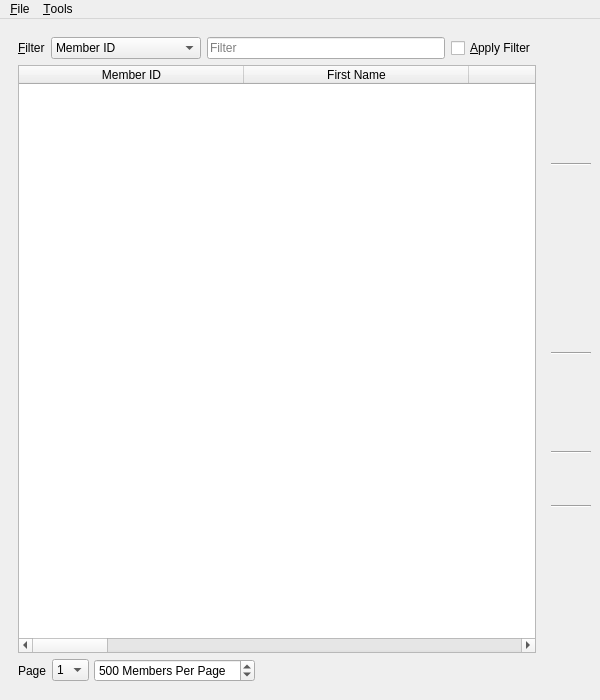
<?xml version="1.0" encoding="UTF-8"?>
<ui version="4.0">
 <class>membersBrowser</class>
 <widget class="QMainWindow" name="membersBrowser">
  <property name="geometry">
   <rect>
    <x>0</x>
    <y>0</y>
    <width>600</width>
    <height>700</height>
   </rect>
  </property>
  <property name="windowTitle">
   <string>BiblioteQ: Members Browser</string>
  </property>
  <property name="windowIcon">
   <iconset resource="../Icons/icons.qrc">
    <normaloff>:/book.png</normaloff>:/book.png</iconset>
  </property>
  <widget class="QWidget" name="centralwidget">
   <layout class="QHBoxLayout">
    <item>
     <widget class="QFrame" name="frame">
      <layout class="QVBoxLayout">
       <item>
        <layout class="QHBoxLayout">
         <item>
          <widget class="QLabel" name="label">
           <property name="text">
            <string>&amp;Filter</string>
           </property>
           <property name="buddy">
            <cstring>filtertype</cstring>
           </property>
          </widget>
         </item>
         <item>
          <widget class="QComboBox" name="filtertype">
           <property name="sizeAdjustPolicy">
            <enum>QComboBox::AdjustToContents</enum>
           </property>
           <property name="minimumContentsLength">
            <number>15</number>
           </property>
           <item>
            <property name="text">
             <string>Member ID</string>
            </property>
           </item>
           <item>
            <property name="text">
             <string>Last Name</string>
            </property>
           </item>
          </widget>
         </item>
         <item>
          <widget class="QLineEdit" name="filter">
           <property name="maxLength">
            <number>128</number>
           </property>
           <property name="placeholderText">
            <string>Filter</string>
           </property>
          </widget>
         </item>
         <item>
          <widget class="QCheckBox" name="filterBox">
           <property name="sizePolicy">
            <sizepolicy hsizetype="Minimum" vsizetype="Preferred">
             <horstretch>0</horstretch>
             <verstretch>0</verstretch>
            </sizepolicy>
           </property>
           <property name="toolTip">
            <string/>
           </property>
           <property name="text">
            <string>&amp;Apply Filter</string>
           </property>
          </widget>
         </item>
        </layout>
       </item>
       <item>
        <widget class="QTableWidget" name="table">
         <property name="focusPolicy">
          <enum>Qt::StrongFocus</enum>
         </property>
         <property name="alternatingRowColors">
          <bool>true</bool>
         </property>
         <property name="selectionMode">
          <enum>QAbstractItemView::ExtendedSelection</enum>
         </property>
         <property name="selectionBehavior">
          <enum>QAbstractItemView::SelectRows</enum>
         </property>
         <property name="verticalScrollMode">
          <enum>QAbstractItemView::ScrollPerPixel</enum>
         </property>
         <property name="horizontalScrollMode">
          <enum>QAbstractItemView::ScrollPerPixel</enum>
         </property>
         <property name="sortingEnabled">
          <bool>true</bool>
         </property>
         <property name="cornerButtonEnabled">
          <bool>false</bool>
         </property>
         <attribute name="horizontalHeaderDefaultSectionSize">
          <number>225</number>
         </attribute>
         <attribute name="horizontalHeaderStretchLastSection">
          <bool>true</bool>
         </attribute>
         <column>
          <property name="text">
           <string>Member ID</string>
          </property>
         </column>
         <column>
          <property name="text">
           <string>First Name</string>
          </property>
         </column>
         <column>
          <property name="text">
           <string>Last Name</string>
          </property>
         </column>
         <column>
          <property name="text">
           <string>E-Mail Address</string>
          </property>
         </column>
         <column>
          <property name="text">
           <string>Telephone Number</string>
          </property>
         </column>
         <column>
          <property name="text">
           <string>Home Address</string>
          </property>
         </column>
         <column>
          <property name="text">
           <string>Member Since</string>
          </property>
         </column>
         <column>
          <property name="text">
           <string>Expiration Date</string>
          </property>
         </column>
         <column>
          <property name="text">
           <string>Membership Fees</string>
          </property>
         </column>
         <column>
          <property name="text">
           <string>Overdue Fees</string>
          </property>
         </column>
         <column>
          <property name="text">
           <string>Books Reserved</string>
          </property>
         </column>
         <column>
          <property name="text">
           <string>Grey Literatures Reserved</string>
          </property>
         </column>
         <column>
          <property name="text">
           <string>Journals Reserved</string>
          </property>
         </column>
         <column>
          <property name="text">
           <string>Magazines Reserved</string>
          </property>
         </column>
         <column>
          <property name="text">
           <string>Total Reserved</string>
          </property>
         </column>
        </widget>
       </item>
       <item>
        <layout class="QHBoxLayout" name="horizontalLayout_38">
         <property name="spacing">
          <number>5</number>
         </property>
         <item>
          <widget class="QLabel" name="label_122">
           <property name="text">
            <string>Page</string>
           </property>
          </widget>
         </item>
         <item>
          <widget class="QComboBox" name="page">
           <property name="sizeAdjustPolicy">
            <enum>QComboBox::AdjustToContents</enum>
           </property>
           <item>
            <property name="text">
             <string>1</string>
            </property>
           </item>
          </widget>
         </item>
         <item>
          <widget class="QSpinBox" name="pages">
           <property name="suffix">
            <string> Members Per Page</string>
           </property>
           <property name="minimum">
            <number>25</number>
           </property>
           <property name="maximum">
            <number>2500</number>
           </property>
           <property name="value">
            <number>500</number>
           </property>
          </widget>
         </item>
         <item>
          <spacer name="horizontalSpacer_32">
           <property name="orientation">
            <enum>Qt::Horizontal</enum>
           </property>
           <property name="sizeHint" stdset="0">
            <size>
             <width>40</width>
             <height>20</height>
            </size>
           </property>
          </spacer>
         </item>
        </layout>
       </item>
      </layout>
     </widget>
    </item>
    <item>
     <layout class="QVBoxLayout">
      <item>
       <widget class="QToolButton" name="addButton">
        <property name="toolTip">
         <string>Add Member</string>
        </property>
        <property name="icon">
         <iconset resource="../Icons/icons.qrc">
          <normaloff>:/32x32/add.png</normaloff>:/32x32/add.png</iconset>
        </property>
        <property name="iconSize">
         <size>
          <width>32</width>
          <height>32</height>
         </size>
        </property>
        <property name="autoRaise">
         <bool>true</bool>
        </property>
       </widget>
      </item>
      <item>
       <widget class="QToolButton" name="deleteButton">
        <property name="toolTip">
         <string>Delete Selected Member</string>
        </property>
        <property name="icon">
         <iconset resource="../Icons/icons.qrc">
          <normaloff>:/32x32/remove.png</normaloff>:/32x32/remove.png</iconset>
        </property>
        <property name="iconSize">
         <size>
          <width>32</width>
          <height>32</height>
         </size>
        </property>
        <property name="autoRaise">
         <bool>true</bool>
        </property>
       </widget>
      </item>
      <item>
       <widget class="QToolButton" name="modifyButton">
        <property name="toolTip">
         <string>Modify Selected Member</string>
        </property>
        <property name="icon">
         <iconset resource="../Icons/icons.qrc">
          <normaloff>:/32x32/edit.png</normaloff>:/32x32/edit.png</iconset>
        </property>
        <property name="iconSize">
         <size>
          <width>32</width>
          <height>32</height>
         </size>
        </property>
        <property name="autoRaise">
         <bool>true</bool>
        </property>
       </widget>
      </item>
      <item>
       <widget class="Line" name="line_2">
        <property name="orientation">
         <enum>Qt::Horizontal</enum>
        </property>
       </widget>
      </item>
      <item>
       <widget class="QToolButton" name="historyButton">
        <property name="toolTip">
         <string>Show Selected Member's Reservation History</string>
        </property>
        <property name="text">
         <string/>
        </property>
        <property name="icon">
         <iconset resource="../Icons/icons.qrc">
          <normaloff>:/32x32/history.png</normaloff>:/32x32/history.png</iconset>
        </property>
        <property name="iconSize">
         <size>
          <width>32</width>
          <height>32</height>
         </size>
        </property>
        <property name="autoRaise">
         <bool>true</bool>
        </property>
       </widget>
      </item>
      <item>
       <widget class="QToolButton" name="listButton">
        <property name="toolTip">
         <string>List Selected Member's Reserved Items</string>
        </property>
        <property name="icon">
         <iconset resource="../Icons/icons.qrc">
          <normaloff>:/32x32/stamp.png</normaloff>:/32x32/stamp.png</iconset>
        </property>
        <property name="iconSize">
         <size>
          <width>32</width>
          <height>32</height>
         </size>
        </property>
        <property name="autoRaise">
         <bool>true</bool>
        </property>
       </widget>
      </item>
      <item>
       <widget class="QToolButton" name="printButton">
        <property name="toolTip">
         <string>Print Selected Member's Reserved Items</string>
        </property>
        <property name="text">
         <string/>
        </property>
        <property name="icon">
         <iconset resource="../Icons/icons.qrc">
          <normaloff>:/32x32/print.png</normaloff>:/32x32/print.png</iconset>
        </property>
        <property name="iconSize">
         <size>
          <width>32</width>
          <height>32</height>
         </size>
        </property>
        <property name="autoRaise">
         <bool>true</bool>
        </property>
       </widget>
      </item>
      <item>
       <widget class="QToolButton" name="overdueButton">
        <property name="toolTip">
         <string>List All Overdue Items</string>
        </property>
        <property name="icon">
         <iconset resource="../Icons/icons.qrc">
          <normaloff>:/32x32/date.png</normaloff>:/32x32/date.png</iconset>
        </property>
        <property name="iconSize">
         <size>
          <width>32</width>
          <height>32</height>
         </size>
        </property>
        <property name="autoRaise">
         <bool>true</bool>
        </property>
       </widget>
      </item>
      <item>
       <widget class="Line" name="line">
        <property name="orientation">
         <enum>Qt::Horizontal</enum>
        </property>
       </widget>
      </item>
      <item>
       <widget class="QToolButton" name="checkoutButton">
        <property name="toolTip">
         <string>Reserve Selected Item</string>
        </property>
        <property name="icon">
         <iconset resource="../Icons/icons.qrc">
          <normaloff>:/32x32/checkout.png</normaloff>:/32x32/checkout.png</iconset>
        </property>
        <property name="iconSize">
         <size>
          <width>32</width>
          <height>32</height>
         </size>
        </property>
        <property name="autoRaise">
         <bool>true</bool>
        </property>
       </widget>
      </item>
      <item>
       <widget class="QToolButton" name="speedy">
        <property name="toolTip">
         <string>&lt;html&gt;&lt;head/&gt;&lt;body&gt;&lt;p&gt;Enable speedy reservations. The first available copy will be reserved.&lt;/p&gt;&lt;/body&gt;&lt;/html&gt;</string>
        </property>
        <property name="icon">
         <iconset resource="../Icons/icons.qrc">
          <normaloff>:/32x32/ok.png</normaloff>:/32x32/ok.png</iconset>
        </property>
        <property name="iconSize">
         <size>
          <width>32</width>
          <height>32</height>
         </size>
        </property>
        <property name="checkable">
         <bool>true</bool>
        </property>
        <property name="autoRaise">
         <bool>true</bool>
        </property>
       </widget>
      </item>
      <item>
       <widget class="Line" name="line_3">
        <property name="orientation">
         <enum>Qt::Horizontal</enum>
        </property>
       </widget>
      </item>
      <item>
       <widget class="QToolButton" name="grantButton">
        <property name="toolTip">
         <string>Grant Privileges (PostgreSQL)</string>
        </property>
        <property name="icon">
         <iconset resource="../Icons/icons.qrc">
          <normaloff>:/32x32/permissions.png</normaloff>:/32x32/permissions.png</iconset>
        </property>
        <property name="iconSize">
         <size>
          <width>32</width>
          <height>32</height>
         </size>
        </property>
        <property name="autoRaise">
         <bool>true</bool>
        </property>
       </widget>
      </item>
      <item>
       <widget class="Line" name="line_4">
        <property name="orientation">
         <enum>Qt::Horizontal</enum>
        </property>
       </widget>
      </item>
      <item>
       <widget class="QToolButton" name="reloadButton">
        <property name="toolTip">
         <string>Refresh Table</string>
        </property>
        <property name="icon">
         <iconset resource="../Icons/icons.qrc">
          <normaloff>:/32x32/reload.png</normaloff>:/32x32/reload.png</iconset>
        </property>
        <property name="iconSize">
         <size>
          <width>32</width>
          <height>32</height>
         </size>
        </property>
        <property name="shortcut">
         <string>F5</string>
        </property>
        <property name="autoRaise">
         <bool>true</bool>
        </property>
       </widget>
      </item>
      <item>
       <spacer>
        <property name="orientation">
         <enum>Qt::Vertical</enum>
        </property>
        <property name="sizeHint" stdset="0">
         <size>
          <width>20</width>
          <height>40</height>
         </size>
        </property>
       </spacer>
      </item>
      <item>
       <widget class="QToolButton" name="cancelButton">
        <property name="toolTip">
         <string>Close Browser</string>
        </property>
        <property name="icon">
         <iconset resource="../Icons/icons.qrc">
          <normaloff>:/32x32/cancel.png</normaloff>:/32x32/cancel.png</iconset>
        </property>
        <property name="iconSize">
         <size>
          <width>32</width>
          <height>32</height>
         </size>
        </property>
        <property name="shortcut">
         <string>Ctrl+W</string>
        </property>
        <property name="autoRaise">
         <bool>true</bool>
        </property>
       </widget>
      </item>
     </layout>
    </item>
   </layout>
  </widget>
  <widget class="QMenuBar" name="menuBar">
   <property name="geometry">
    <rect>
     <x>0</x>
     <y>0</y>
     <width>600</width>
     <height>21</height>
    </rect>
   </property>
   <widget class="QMenu" name="menu_File">
    <property name="title">
     <string>&amp;File</string>
    </property>
    <addaction name="action_Export"/>
   </widget>
   <widget class="QMenu" name="menu_Tools">
    <property name="title">
     <string>&amp;Tools</string>
    </property>
    <addaction name="action_Set_Membership_Fees"/>
   </widget>
   <addaction name="menu_File"/>
   <addaction name="menu_Tools"/>
  </widget>
  <action name="action_Export">
   <property name="icon">
    <iconset resource="../Icons/icons.qrc">
     <normaloff>:/16x16/fileexport.png</normaloff>:/16x16/fileexport.png</iconset>
   </property>
   <property name="text">
    <string>&amp;Export All Member Information as CSV...</string>
   </property>
  </action>
  <action name="action_Set_Membership_Fees">
   <property name="text">
    <string>&amp;Set Membership Fees...</string>
   </property>
  </action>
 </widget>
 <tabstops>
  <tabstop>filtertype</tabstop>
  <tabstop>filter</tabstop>
  <tabstop>filterBox</tabstop>
  <tabstop>table</tabstop>
  <tabstop>page</tabstop>
  <tabstop>pages</tabstop>
  <tabstop>addButton</tabstop>
  <tabstop>deleteButton</tabstop>
  <tabstop>modifyButton</tabstop>
  <tabstop>historyButton</tabstop>
  <tabstop>listButton</tabstop>
  <tabstop>printButton</tabstop>
  <tabstop>overdueButton</tabstop>
  <tabstop>checkoutButton</tabstop>
  <tabstop>speedy</tabstop>
  <tabstop>grantButton</tabstop>
  <tabstop>reloadButton</tabstop>
  <tabstop>cancelButton</tabstop>
 </tabstops>
 <resources>
  <include location="../Icons/icons.qrc"/>
 </resources>
 <connections/>
</ui>
